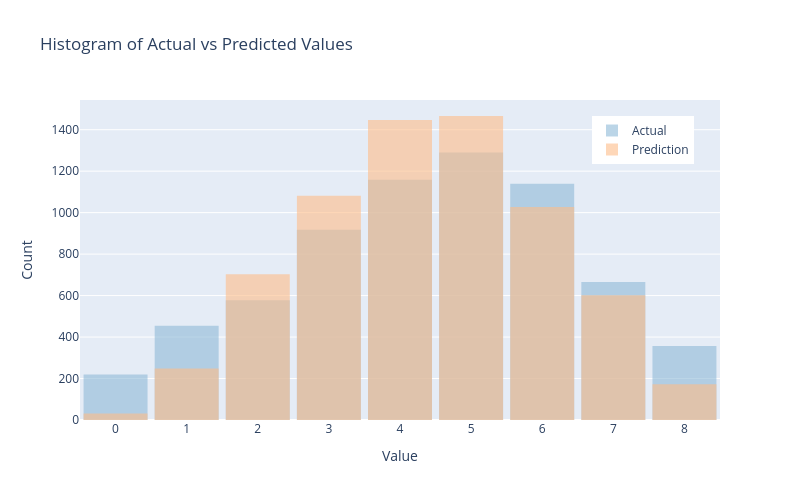

Notebook cell for this chart:
### Code cell
plot_hist_plotly(results_test['actual'].cat.codes, results_test['prediction'])

### Figure 1 — Plotly figure (JSON) as saved in the notebook; plotly's stock layout.template omitted (floating-point values rounded to 4 significant figures; data arrays with more than 128 entries replaced by an {"elided": "..."} marker saying what was removed)
{"data": [{"marker": {"color": "#8fbad8"}, "name": "Actual", "opacity": 0.6, "type": "histogram", "x": {"elided": "6778 int values"}, "xbins": {"end": 8.5, "size": 1, "start": -0.5}}, {"marker": {"color": "#febd89"}, "name": "Prediction", "opacity": 0.6, "type": "histogram", "x": {"elided": "6778 int values"}, "xbins": {"end": 8.5, "size": 1, "start": -0.5}}], "layout": {"bargap": 0.1, "barmode": "overlay", "height": 500, "legend": {"x": 0.8, "y": 0.95}, "title": {"text": "Histogram of Actual vs Predicted Values<br>"}, "width": 800, "xaxis": {"dtick": 1, "tick0": 0, "tickmode": "linear", "title": {"text": "Value"}}, "yaxis": {"title": {"text": "Count"}}}}
